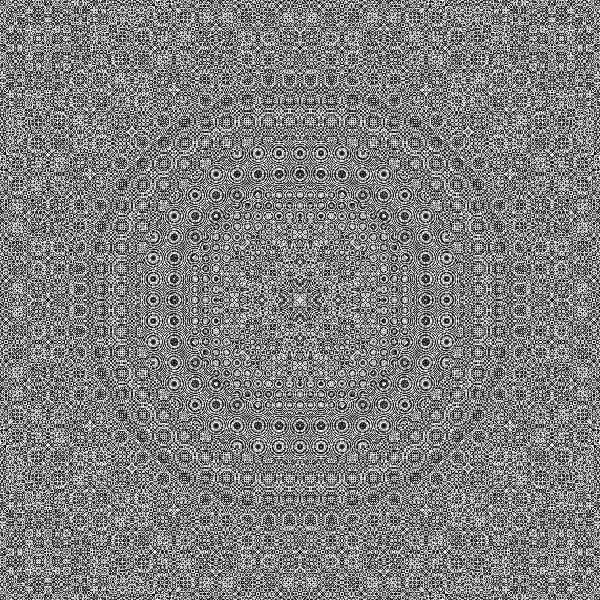
#> input picture assets/frexp_1.png, 600 x 600 px
$ python questao3.py
#> lines starting #> are read from the running program, lines starting #| are printed output that depends on the picture
### questao2.py
"""
Lista 1 de Processamento Digital de Imagens
Questão 02
Aluno: Heitor Schulz
Matricula: 2016101758
"""

from PIL import Image
import numpy as np
import math


# Corrige os valores do array para o intervalo de [0,255] por deslocamento e normalização
# Desloca o array pelo menor valor, dessa forma o valor mínimo vai para 0.
# E por fim normaliza pelo maior valor, dessa forma o valor máximo vai para 255.
# [11 lines left out: function corrige_valores_por_shift_e_normalizacao, not called in this run]

# Corrige os valores do array por meio de corte
# Valores negativos vão para 0
# Valores maiores que 255 vão para 255
def corrige_valores_por_corte(array):
    return np.clip(array,0,255)

# Rotaciona o filtro em 180 para fazer a convolução depois
def rotaciona_array_180_graus(array_entrada, m, n, array_saida):
    for i in range(m):
        for j in range(n):
            array_saida[i][(n-1)-j]=array_entrada[(m-1)-i][j]

#Realiza a convolução NxN
def convolucaonxn(imagem, filtro, constante, nome, tamanho_filtro, correcao):

    pixels = np.asarray(imagem,dtype='float64')

    ##Rotaciona 180 Graus o filtro
    filtro_out = filtro
    rotaciona_array_180_graus(filtro,tamanho_filtro,tamanho_filtro,filtro_out)
    filtro = filtro_out
    ##Realiza a convulação
    filenameConv = 'output/'
    img = Image.new(imagem.mode, imagem.size, color = 'black')
    pixels_n = np.asarray(img,dtype='float64')

    for i in range(imagem.size[0]):
        for j in range(imagem.size[1]):

            resultado=0
            initCounter = - int(tamanho_filtro/2)
            linha = initCounter
            coluna = initCounter

            for ii in filtro:
                for jj in ii:

                    pos_y=i+linha
                    pos_x=j+coluna
                    ##Trata Bordas aqui
                    if(pos_y<0):
                        while(pos_y<0):
                            pos_y+=1
                    if(pos_x<0):
                        while(pos_x<0):
                            pos_x+=1
                    if(pos_y>=imagem.size[0]):
                        while(pos_y>=imagem.size[0]):
                            pos_y-=1
                    if(pos_x>=imagem.size[1]):
                        while(pos_x>=imagem.size[1]):
                            pos_x-=1
                    resultado+=pixels[pos_y, pos_x]*jj

                    coluna+=1

                coluna = initCounter
                linha+=1

            pixels_n[i,j]=resultado*constante

    if(correcao):
        pixels_n = corrige_valores_por_shift_e_normalizacao(pixels_n)
    else:
        pixels_n = corrige_valores_por_corte(pixels_n)

    img = Image.fromarray(np.uint8(pixels_n))
    img.save(filenameConv+nome+'.jpg')

#Aplica a mascara de nitidez
# [71 lines left out: functions mascara_de_nitidez, main, not called in this run]

# [2 lines that do not run on import are left out]

### questao3.py
"""
Lista 1 de Processamento Digital de Imagens
Questão 03
Aluno: Heitor Schulz
Matricula: 2016101758
"""

from PIL import Image
import math

# Reduz a imagem eliminando-se alternativamente
# as linhas e colunas.
def reducao_imagem(imagem,nome):
    pixels_o = imagem.load()

    comprimento= math.floor(imagem.size[0]/2)
    altura=math.ceil(imagem.size[1]/2)

    img = Image.new(imagem.mode,(comprimento, altura) , color = 'black')
    pixels_n= img.load()

    for i in range(comprimento):
        for j in range(altura):
            pixels_n[i,j]=pixels_o[(2*i),(2*j+1)]

    img.save('output/'+nome+'.jpg')

# Proposta de solução: Borrar a imagem primeiro
# e depois reduzir a imagem, reduzindo o efeito de Aliasing
def proposta_solucao(imagem,nome):
    from questao2 import convolucaonxn

    Constante_media_5x5 = 1/25
    Filtro_media_3x3 = [[1, 1, 1,1,1],
                        [1, 1, 1,1,1],
                        [1, 1, 1,1,1],
                        [1, 1, 1,1,1],
                        [1, 1, 1,1,1],]

    convolucaonxn(imagem,Filtro_media_3x3,Constante_media_5x5,"tmp_"+nome,5,False)

    img_tmp = Image.open('output/tmp_'+nome+'.jpg')
    reducao_imagem(img_tmp,nome)
    proposta_solucao

def main():

    imagem = Image.open('assets/frexp_1.png')
#> imagem is the input picture: PIL image 600x600 L; min 0, max 254, mean 126.8
    reducao_imagem(imagem,"03-A")
#> in reducao_imagem, `img = Image.new(imagem.mode,(comprimento, altura) , color = 'black')`: img: PIL image 300x300 L; every value is 0
#> in reducao_imagem, `img.save('output/'+nome+'.jpg')`:
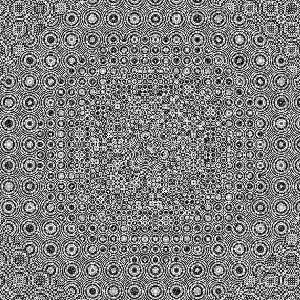
#> saved as 03-A.jpg: PIL image 300x300 L; min 0, max 254, mean 126.8
    proposta_solucao(imagem,"03-B")
#> in convolucaonxn, `img = Image.new(imagem.mode, imagem.size, color = 'black')`: img: PIL image 600x600 L; every value is 0
#> in convolucaonxn, `pixels_n = np.asarray(img,dtype='float64')`: pixels_n: shape (600, 600) float64; every value is 0
#> after the loop in convolucaonxn, `for i in range(imagem.size[0]):`:
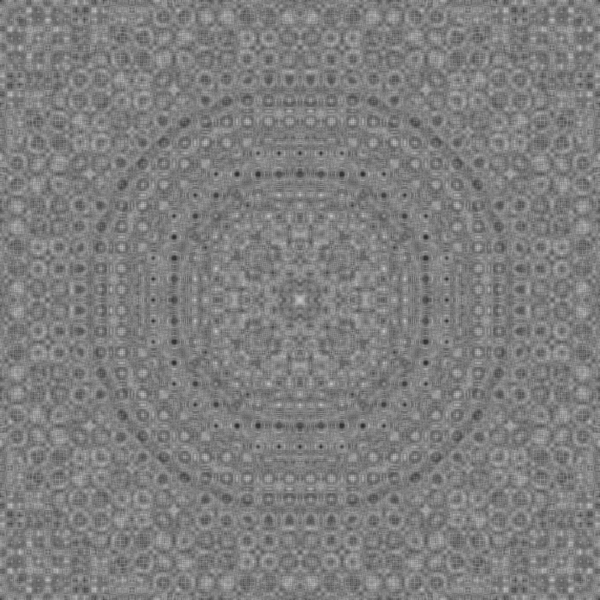
#> pixels_n: shape (600, 600) float64; min 44.36, max 199.1, mean 126.8

    return


if __name__ == '__main__':
    main()
